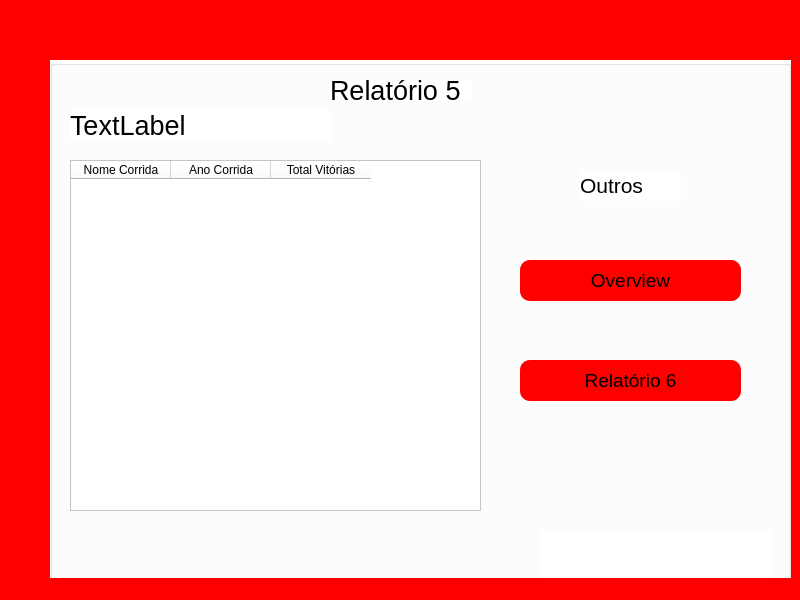
<?xml version="1.0" encoding="UTF-8"?>
<ui version="4.0">
 <class>MainWindow</class>
 <widget class="QMainWindow" name="MainWindow">
  <property name="geometry">
   <rect>
    <x>0</x>
    <y>0</y>
    <width>800</width>
    <height>600</height>
   </rect>
  </property>
  <property name="windowTitle">
   <string>MainWindow</string>
  </property>
  <property name="styleSheet">
   <string notr="true">background-color: rgb(255, 0, 0);</string>
  </property>
  <widget class="QWidget" name="centralwidget">
   <widget class="QGroupBox" name="groupBox">
    <property name="geometry">
     <rect>
      <x>50</x>
      <y>60</y>
      <width>741</width>
      <height>551</height>
     </rect>
    </property>
    <property name="styleSheet">
     <string notr="true">background-color: rgb(255, 255, 255);</string>
    </property>
    <property name="title">
     <string/>
    </property>
    <widget class="QLabel" name="label_8">
     <property name="geometry">
      <rect>
       <x>490</x>
       <y>470</y>
       <width>231</width>
       <height>61</height>
      </rect>
     </property>
     <property name="text">
      <string/>
     </property>
     <property name="pixmap">
      <pixmap>../formula-1-logo-1-1.png</pixmap>
     </property>
     <property name="scaledContents">
      <bool>true</bool>
     </property>
     <property name="alignment">
      <set>Qt::AlignLeading|Qt::AlignLeft|Qt::AlignVCenter</set>
     </property>
    </widget>
    <widget class="QLabel" name="label">
     <property name="geometry">
      <rect>
       <x>280</x>
       <y>20</y>
       <width>141</width>
       <height>21</height>
      </rect>
     </property>
     <property name="font">
      <font>
       <pointsize>20</pointsize>
      </font>
     </property>
     <property name="text">
      <string>Relatório 5</string>
     </property>
    </widget>
    <widget class="QLabel" name="label_3">
     <property name="geometry">
      <rect>
       <x>530</x>
       <y>110</y>
       <width>101</width>
       <height>31</height>
      </rect>
     </property>
     <property name="font">
      <font>
       <pointsize>16</pointsize>
      </font>
     </property>
     <property name="text">
      <string>Outros</string>
     </property>
    </widget>
    <widget class="QPushButton" name="Relatorio6">
     <property name="geometry">
      <rect>
       <x>470</x>
       <y>300</y>
       <width>221</width>
       <height>41</height>
      </rect>
     </property>
     <property name="font">
      <font>
       <pointsize>14</pointsize>
      </font>
     </property>
     <property name="styleSheet">
      <string notr="true">QPushButton{
	background-color: rgb(255, 0, 0);
	border-radius:10px;
		
}

QPushButton:hover{
	background-color: rgb(191, 0, 0);
	border:none;	
	gridline-color: rgb(191, 0, 0);
}

QPushButton:pressr{
	border:none;	
	border-bottom:none;
	gridline-color: rgb(191, 0, 0);
}</string>
     </property>
     <property name="text">
      <string>Relatório 6</string>
     </property>
    </widget>
    <widget class="QPushButton" name="PilotoOverview">
     <property name="geometry">
      <rect>
       <x>470</x>
       <y>200</y>
       <width>221</width>
       <height>41</height>
      </rect>
     </property>
     <property name="font">
      <font>
       <pointsize>14</pointsize>
      </font>
     </property>
     <property name="styleSheet">
      <string notr="true">QPushButton{
	background-color: rgb(255, 0, 0);
	border-radius:10px;
		
}

QPushButton:hover{
	background-color: rgb(191, 0, 0);
	border:none;	
	gridline-color: rgb(191, 0, 0);
}

QPushButton:pressr{
	border:none;	
	border-bottom:none;
	gridline-color: rgb(191, 0, 0);
}</string>
     </property>
     <property name="text">
      <string>Overview</string>
     </property>
    </widget>
    <widget class="QLabel" name="label_5">
     <property name="geometry">
      <rect>
       <x>130</x>
       <y>370</y>
       <width>47</width>
       <height>13</height>
      </rect>
     </property>
     <property name="text">
      <string/>
     </property>
    </widget>
    <widget class="QTableWidget" name="Tabela">
     <property name="geometry">
      <rect>
       <x>20</x>
       <y>100</y>
       <width>411</width>
       <height>351</height>
      </rect>
     </property>
     <column>
      <property name="text">
       <string>Nome Corrida</string>
      </property>
     </column>
     <column>
      <property name="text">
       <string>Ano Corrida</string>
      </property>
     </column>
     <column>
      <property name="text">
       <string>Total Vitórias</string>
      </property>
     </column>
    </widget>
    <widget class="QLabel" name="Piloto">
     <property name="geometry">
      <rect>
       <x>20</x>
       <y>50</y>
       <width>261</width>
       <height>31</height>
      </rect>
     </property>
     <property name="font">
      <font>
       <pointsize>20</pointsize>
      </font>
     </property>
     <property name="text">
      <string>TextLabel</string>
     </property>
    </widget>
   </widget>
  </widget>
  <widget class="QMenuBar" name="menubar">
   <property name="geometry">
    <rect>
     <x>0</x>
     <y>0</y>
     <width>800</width>
     <height>21</height>
    </rect>
   </property>
  </widget>
  <widget class="QStatusBar" name="statusbar"/>
 </widget>
 <resources/>
 <connections/>
</ui>
